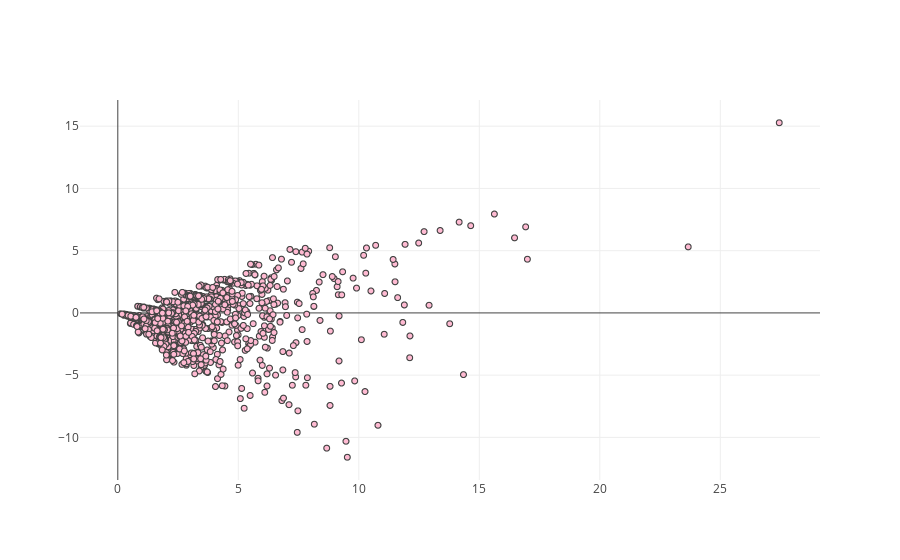

Write notebook code for a chart like this one.
### Code cell
trace = go.Scattergl(
    x = data_2d[:,0],
    y = data_2d[:,1],
    mode = 'markers',
    marker = dict(
        color = '#FFBAD2',
        line = dict(width = 1)
    ),
    text = vectorizer.get_feature_names(),
    hovertext = vectorizer.get_feature_names(),
    hoverinfo = 'text' 
)
data = [trace]
iplot(data, filename='scatter-mode')

### Figure 1 — Plotly figure (JSON) as saved in the notebook; plotly's stock layout.template omitted (floating-point values rounded to 4 significant figures; data arrays with more than 128 entries replaced by an {"elided": "..."} marker saying what was removed)
{"data": [{"hoverinfo": "text", "hovertext": {"elided": "3124 str values"}, "marker": {"color": "#FFBAD2", "line": {"width": 1}}, "mode": "markers", "text": {"elided": "3124 str values"}, "type": "scattergl", "uid": "770a3a1a-a617-42da-a57f-8335bb27a43d", "x": {"elided": "1000 float values"}, "y": {"elided": "1000 float values"}}], "layout": {}}
